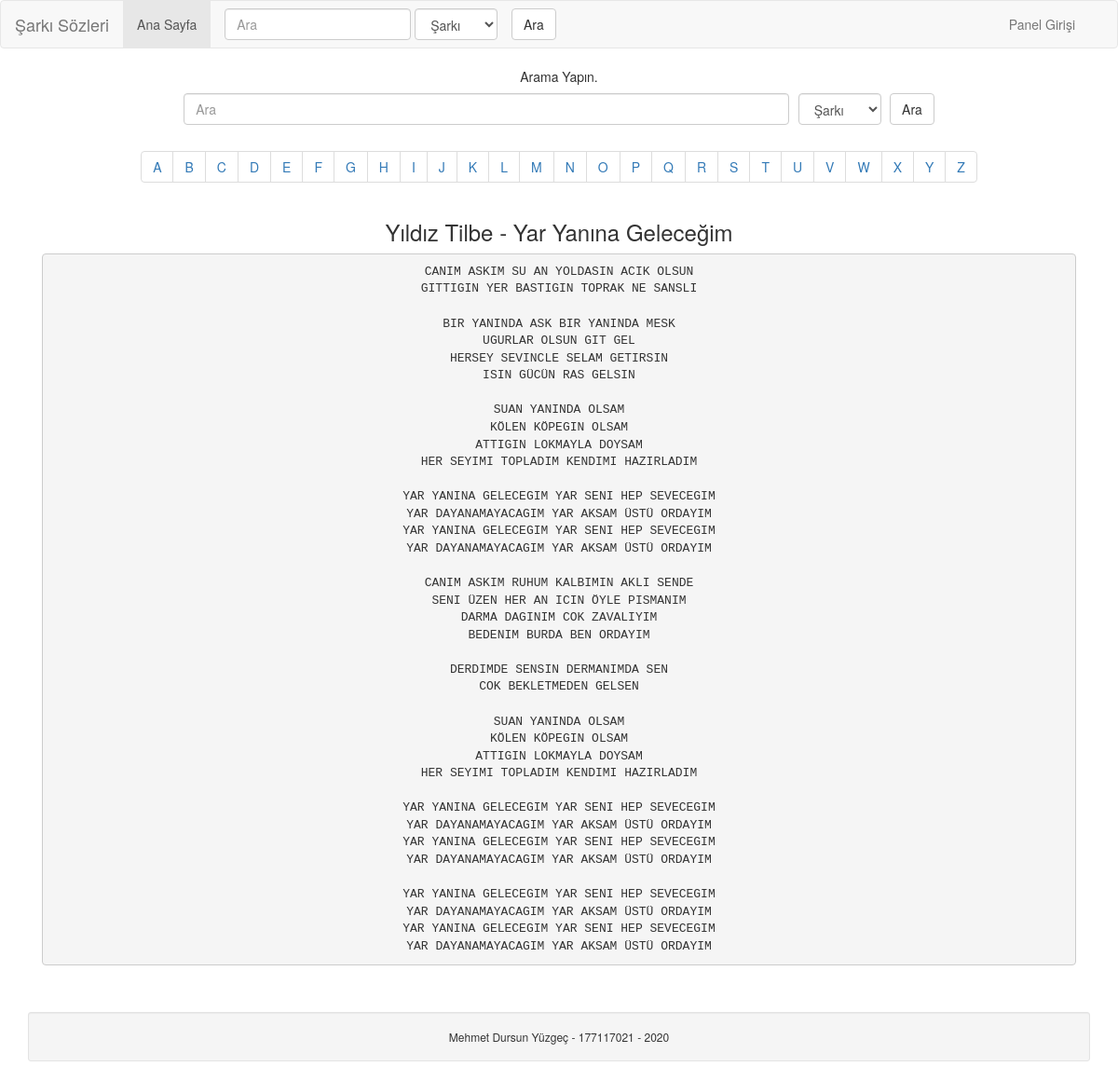
/index.php?sarki=31, run on the app's committed database.
### tables this page shows
CREATE TABLE `db_sarki` (
  `sarki_id` int(11) NOT NULL,
  `sarki_sarkici` varchar(255) NOT NULL,
  `sarki_adi` varchar(255) NOT NULL,
  `sarki_seo` varchar(255) NOT NULL COMMENT 'ileride kullanılır',
  `sarki_icerik` text NOT NULL,
  `sarki_ekleyen` varchar(255) NOT NULL,
  `sarki_anahtar` varchar(255) NOT NULL,
  `sarki_aciklama` varchar(255) NOT NULL,
  `sarki_link` varchar(255) DEFAULT NULL,
  `sarki_goruntulenme` int(11) NOT NULL DEFAULT 0,
  `sarki_tarih` timestamp NOT NULL DEFAULT current_timestamp()
);

### sistem/db.php (called while the page is built, shortened)
<?php
$onek 				= "db_";
?>

### sistem/fonksiyon.php (called while the page is built, shortened)
    <?php require_once('sistem/db.php'); ?>
<?php
$sitealtaciklama  = "Mehmet Dursun Yüzgeç - 177117021";
function get($deger)
{
if(isset($_GET[$deger]))
{
return strip_tags(htmlentities(htmlspecialchars(addslashes(trim($_GET[$deger])))));
}
else
{
	return false;
}
}
$sonuc = mysql_query("SELECT * from ".$onek."site");
if(mysql_num_rows($sonuc)!=0)
{
    while($oku = mysql_fetch_assoc($sonuc))
    {
$sitedurum 				=	$oku['db_site_durum'];
    }
}else{
$sitedurum 				= 0;
}
?>

### index.php (the view, shortened to what this page needs)
<?php
require_once('sistem/fonksiyon.php');
?>
<html lang="en">
<head>
  <link href="css/bootstrap.css" rel="stylesheet">
  <link href="css/stil.css" rel="stylesheet">
  <?php require_once('sistem/db.php'); ?>
</head>
<body>
  <?php require_once('menu.php'); ?>
  <center>
    Arama Yapın.
    <form action="" method="get" class="navbar-form" role="search">
      <div class="form-group">
        <input type="text" name="ara" class="form-control arama" placeholder="Ara">
      </div>
      <div class="form-group tip">
        <select class="form-control s-select" name="tip">
          <option value="sarki">Şarkı</option>
        </select>
      </div>
      <button type="submit" class="btn btn-default">Ara</button>
    </form>
  </center>
  <center>
    <ul class="pagination">
      <?php for ($i = 'A'; $i <= 'Z'; $i++) {
        if ($i == 'AA') {
          break;
        }
      ?>
        <li>
          <a href="index.php?ara=<?php echo $i; ?>"><?php echo $i; ?></a>
        </li>
      <?php
      } ?>
    </ul>
  </center>
  <?php if ($sitedurum == 0)
  {
  ?>
    <div class="container">
      <center>
        <div class='alert alert-warning' role='alert'> <strong>UYARI!</strong><br> Ulaşmaya çalıştığınız sayfa şuanda bakım çalışması nedeniyle kapalıdır. Lütfen daha sonra tekrar deneyiniz. <br> Anlayışınız için teşekkür ederiz.
          <img src="img/ikon/gulucuk.png" height="23">
      </center>
    </div>
    <?php
  } else {
    if (get('ara')) {
      if (get('tip') == 'sarki') {
        $Arama = mysql_query("SELECT * from " . $onek . "sarki where sarki_adi LIKE '" . get('ara') . "%'");
        if (mysql_num_rows($Arama) != 0) {
          $EslesenToplamSutun = mysql_num_rows($Arama);
    ?>
          <div class="container">
            <h4 class="text-center">
              Arama Sonuçları <span class="badge"><?php echo number_format($EslesenToplamSutun); ?></span> Söz Bulundu.
            </h4>
            <div class="col-md-1" style="display: block;"></div>
            <div class="col-md-10" style="display: block;">
              <?php
              while ($oku = mysql_fetch_assoc($Arama)) {
              ?>
                <ul class="list-group">
                  <li class="list-group-item">
                    <a href="index.php?sarki=<?php echo $oku['sarki_id']; ?>">
                      <?php echo $oku['sarki_sarkici']; ?> - <b><?php echo $oku['sarki_adi']; ?> </b>
                    </a>
                </ul>
                </li>
              <?php
              }
              ?>
            </div>
          </div>
          </div>
        <?php
        } else {
        ?>
          <div class="container">
            <div class="col-md-1" style="display: block;"></div>
            <div class="col-md-10" style="display: block;">
              <div class="alert alert-warning text-center" role="alert"> <strong>Eşleşen bir sonuç bulunamadı. </strong><img src="img/ikon/uzgun.png" width="25" /></div>
              </ul>
            </div>
          </div>
          </div>
          </div>
        <?php
        }
      } else if (get('tip') == 'sarkici') {
        $Sarkici = $_GET["sarkici"];
        $Arama = mysql_query("SELECT * from " . $onek . "sarki where sarki_sarkici LIKE '" . $Sarkici . "%'");
        if (mysql_num_rows($Arama) != 0) {
          $EslesenToplamSutun = mysql_num_rows($Arama);
        ?>
          <div class="container">
            <h4 class="text-center">
              Arama Sonuçları <span class="badge"><?php echo number_format($EslesenToplamSutun); ?></span> Söz Bulundu.
            </h4>
            <div class="col-md-1" style="display: block;"></div>
            <div class="col-md-10" style="display: block;">
              <?php
              while ($oku = mysql_fetch_assoc($Arama)) {
              ?>
                <ul class="list-group">
                  <li class="list-group-item">
                    <a href="index.php?sarki=<?php echo $oku['sarki_id']; ?>">
                      <b> <?php echo $oku['sarki_sarkici']; ?> </b> - <?php echo $oku['sarki_adi']; ?>
                    </a>
                </ul>
                </li>
              <?php
              }
              ?>
            </div>
          </div>
          </div>
        <?php
        } else {
        ?>
          <div class="container">
            <div class="col-md-1" style="display: block;"></div>
            <div class="col-md-10" style="display: block;">
              <div class="alert alert-warning text-center" role="alert"> <strong>Eşleşen bir sonuç bulunamadı. </strong><img src="img/ikon/uzgun.png" width="25" /></div>
              </ul>
            </div>
          </div>
          </div>
          </div>
        <?php
        }
      } else {
        $Arama = mysql_query("SELECT * from " . $onek . "sarki where sarki_adi LIKE '" . get('ara') . "%'");
        if (mysql_num_rows($Arama) != 0) {
          $EslesenToplamSutun = mysql_num_rows($Arama);
        ?>
          <div class="container">
            <h4 class="text-center">
              Arama Sonuçları <span class="badge"><?php echo number_format($EslesenToplamSutun); ?></span> Söz Bulundu.
            </h4>
            <div class="col-md-1" style="display: block;"></div>
            <div class="col-md-10" style="display: block;">
              <?php
              while ($oku = mysql_fetch_assoc($Arama)) {
              ?>
                <ul class="list-group">
                  <li class="list-group-item">
                    <a href="index.php?sarki=<?php echo $oku['sarki_id']; ?>">
                      <?php echo $oku['sarki_sarkici']; ?> - <b><?php echo $oku['sarki_adi']; ?> </b>
                    </a>
                </ul>
                </li>
              <?php
              }
              ?>
            </div>
          </div>
          </div>
        <?php
        } else {
        ?>
          <div class="container">
            <div class="col-md-1" style="display: block;"></div>
            <div class="col-md-10" style="display: block;">
              <div class="alert alert-warning text-center" role="alert"> <strong>Eşleşen bir sonuç bulunamadı. </strong><img src="img/ikon/uzgun.png" width="25" /></div>
              </ul>
            </div>
          </div>
          </div>
          </div>
      <?php
        }
      }
      ?>
      <?php
    } else {
      if (isset($_GET["sarki"])) {
        $Deger = $_GET["sarki"];
        $Sorgu = mysql_query("SELECT * from " . $onek . "sarki where sarki_id=" . $Deger);
        $Getir = mysql_fetch_assoc($Sorgu);
      ?>
        <div class="container">
          <h3 class="text-center">
            <?php echo $Getir['sarki_sarkici']; ?> - <?php echo $Getir['sarki_adi']; ?>
          </h3>
          <div class="col-md-12" style="display: block;">
            <pre class="text-center"><?php echo $Getir['sarki_icerik']; ?></pre>
          </div>
        </div>
    <?php
      } else {
        require_once('ensonkayitlar.php');
      }
    }
    ?>
  <?php } ?>
  <br>
  <br>
  <div class="container">
    <div class="well well-sm text-center">
      <h6 class="text-center">
        <?php echo $sitealtaciklama ?> - <?php echo date('Y'); ?>
      </h6>
    </div>
  </div>
</body>
</html>

### css/stil.css (style rules this page uses)
.s-select { cursor: pointer; }
@media (min-width: 250px) { .arama { width: 200px !important; } }
@media (min-width: 250px) { .tip { width: 100px !important; } }
@media (min-width: 768px) { .arama { width: 200px !important; } }
@media (min-width: 992px) { .arama { width: 650px !important } }
@media (min-width: 1200px) { .arama { width: 650px !important } }

### data on the page
db_sarki: sarki_sarkici "Yıldız Tilbe", sarki_adi "Yar Yanına Geleceğim", sarki_icerik "CANIM ASKIM SU AN YOLDASIN ACIK OLSUN GITTIGIN YER BASTIGIN TOPRAK NE SANSLI BIR YANINDA ASK BIR YANINDA MESK UGURLAR OLSUN GIT GEL HERSEY SEVINCLE SELAM GETIRSIN ISIN GÜCÜN RAS GELSIN SUAN YANINDA OLSAM KÖLEN KÖPEGIN OLSAM ATTIGIN LOKMAYLA DOYSAM HER SEYIMI TOPLADIM KENDIMI HAZIRLADIM YAR YANINA GELECEGIM YAR SENI HEP SEVECEGIM YAR DAYANAMAYACAGIM YAR AKSAM ÜSTÜ ORDAYIM YAR YANINA GELECEGIM YAR SENI HEP SEVECEGIM YAR DAYANAMAYACAGIM YAR AKSAM ÜSTÜ ORDAYIM CANIM ASKIM RUHUM KALBIMIN AKLI SENDE SENI ÜZEN HER AN ICIN ÖYLE PISMANIM DARMA DAGINIM COK ZAVALIYIM BEDENIM BURDA BEN ORDAYIM DERDIMDE SENSIN DERMANIMDA SEN COK BEKLETMEDEN GELSEN SUAN YANINDA OLSAM KÖLEN KÖPEGIN OLSAM ATTIGIN LOKMAYLA…"

### other printed values
$siteadi "Şarkı Sözleri"
$sitealtaciklama "Mehmet Dursun Yüzgeç - 177117021"
